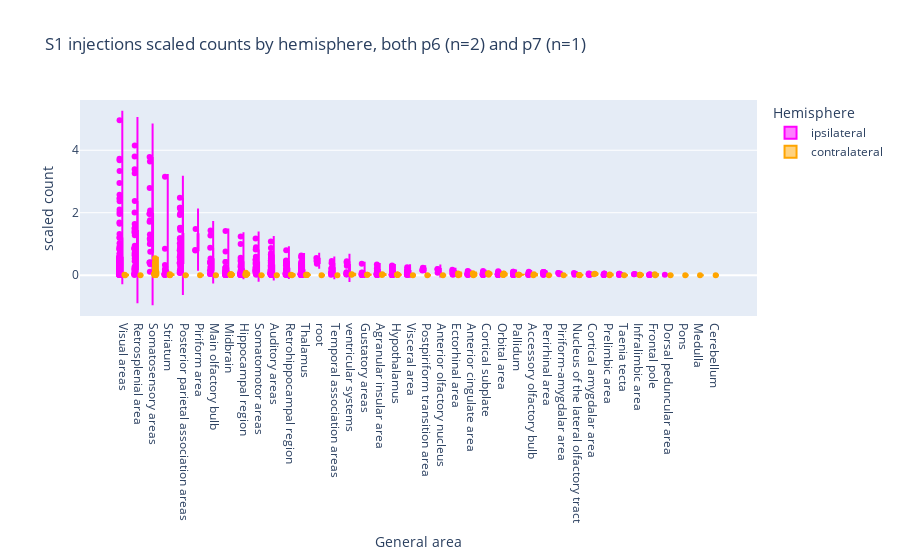

The code cell stored with this chart in its notebook:
### Code cell
plot_scaled(big_file_S1_injections_long, "S1 injections scaled counts by hemisphere, both p6 (n=2) and p7 (n=1)", area_order_scaled)

### Figure 1 — Plotly figure (JSON) as saved in the notebook; plotly's stock layout.template omitted (floating-point values rounded to 4 significant figures; data arrays with more than 128 entries replaced by an {"elided": "..."} marker saying what was removed)
{"data": [{"alignmentgroup": "True", "box": {"visible": true}, "hovertemplate": "Hemisphere=ipsilateral<br>General area=%{x}<br>scaled count=%{y}<extra></extra>", "legendgroup": "ipsilateral", "marker": {"color": "magenta"}, "meanline": {"visible": true}, "name": "ipsilateral", "offsetgroup": "ipsilateral", "orientation": "v", "points": "all", "scalegroup": "True", "showlegend": true, "type": "violin", "x": {"elided": "831 str values"}, "x0": " ", "xaxis": "x", "y": {"elided": "831 float values"}, "y0": " ", "yaxis": "y"}, {"alignmentgroup": "True", "box": {"visible": true}, "hovertemplate": "Hemisphere=contralateral<br>General area=%{x}<br>scaled count=%{y}<extra></extra>", "legendgroup": "contralateral", "marker": {"color": "orange"}, "meanline": {"visible": true}, "name": "contralateral", "offsetgroup": "contralateral", "orientation": "v", "points": "all", "scalegroup": "True", "showlegend": true, "type": "violin", "x": {"elided": "166 str values"}, "x0": " ", "xaxis": "x", "y": {"elided": "166 float values"}, "y0": " ", "yaxis": "y"}], "layout": {"legend": {"title": {"text": "Hemisphere"}, "tracegroupgap": 0}, "title": {"text": "S1 injections scaled counts by hemisphere, both p6 (n=2) and p7 (n=1)"}, "violinmode": "group", "xaxis": {"anchor": "y", "categoryarray": ["Visual areas", "Retrosplenial area", "Somatosensory areas", "Striatum", "Posterior parietal association areas", "Piriform area", "Main olfactory bulb", "Midbrain", "Hippocampal region", "Somatomotor areas", "Auditory areas", "Retrohippocampal region", "Thalamus", "root", "Temporal association areas", "ventricular systems", "Gustatory areas", "Agranular insular area", "Hypothalamus", "Visceral area", "Postpiriform transition area", "Anterior olfactory nucleus", "Ectorhinal area", "Anterior cingulate area", "Cortical subplate", "Orbital area", "Pallidum", "Accessory olfactory bulb", "Perirhinal area", "Piriform-amygdalar area", "Nucleus of the lateral olfactory tract", "Cortical amygdalar area", "Prelimbic area", "Taenia tecta", "Infralimbic area", "Frontal pole", "Dorsal peduncular area"], "categoryorder": "array", "domain": [0, 1], "title": {"text": "General area"}}, "yaxis": {"anchor": "x", "domain": [0, 1], "title": {"text": "scaled count"}}}}
